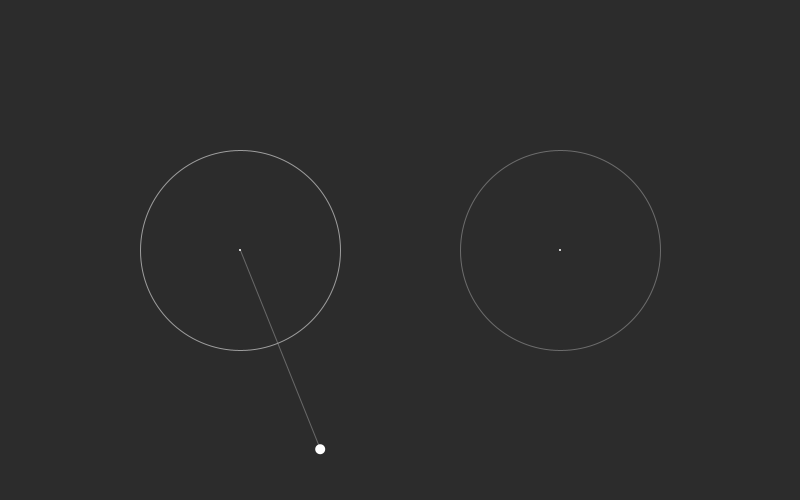
Frame 1 (no input)
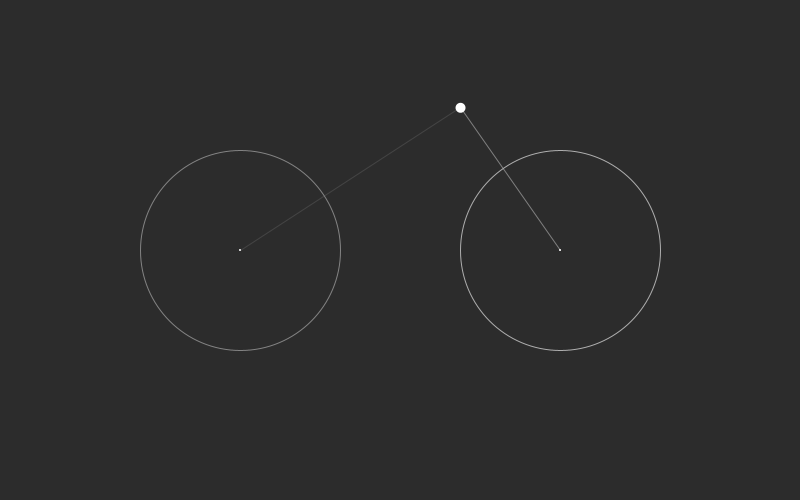
Frame 60 (the mouse pressed at the canvas centre just before this capture)
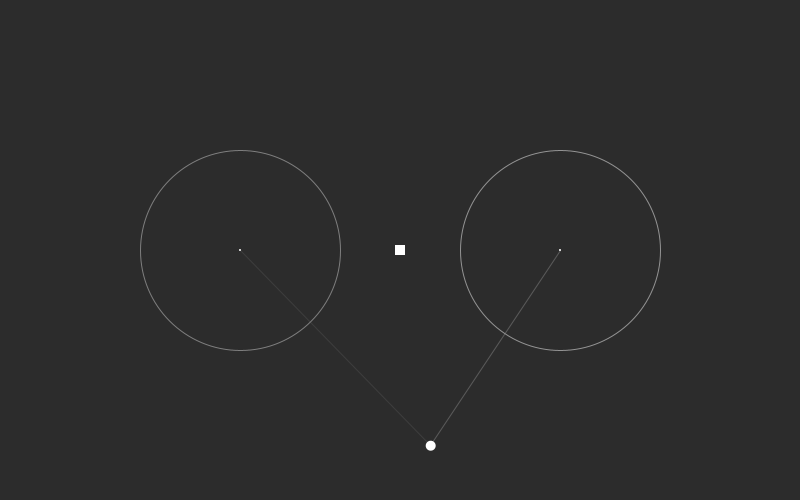
Frame 120 (the mouse held since frame 60 and released just before this capture)

The Processing sketch that drew these frames (run headless with seeded random() and noise(); from frame 60 on, the mouse is pressed at the canvas centre):

// Processing sketch: processing_79510
// ── processing_79510.pde

PVector startPosition;
PVector position;
PVector velocity;
float mass = 10;

PVector firstTargetPosition;
PVector firstMagnet;
float firstDistance;
float firstAttractionSize = 100;

PVector secondTargetPosition;
PVector secondMagnet;
float secondDistance;
float secondAttractionSize = 100;

int BGColor = 44;

void setup() {
  size(800, 500);
  frameRate(25);
  smooth();

  startPosition = new PVector();

  position = new PVector(width*0.4, height*0.9);
  velocity = new PVector(0, 0);

  firstTargetPosition = new PVector(width*0.3, height*0.5);
  firstMagnet = new PVector(0, 0);
  
  secondTargetPosition = new PVector(width*0.7, height*0.5);
  secondMagnet = new PVector(0, 0);
}

void draw() {
  background(BGColor);
  
  
  /* First attractor magnet calculation */
  firstDistance = firstTargetPosition.dist(position);
  if (firstDistance < firstAttractionSize) {  
    firstMagnet.set(firstTargetPosition);
    firstMagnet.sub(position);
    firstMagnet.mult(0.05); 
    firstMagnet.div(firstDistance/100);
  }else{
    firstMagnet.set(firstTargetPosition);
    firstMagnet.sub(position);
    firstMagnet.mult(0.005); 
    firstMagnet.div(firstDistance/100);
  }
  
  
  /* Second attractor magnet calculation */
  secondDistance = secondTargetPosition.dist(position);   
  if (secondDistance < secondAttractionSize) {
    secondMagnet.set(secondTargetPosition);
    secondMagnet.sub(position);
    secondMagnet.mult(0.05); 
    secondMagnet.div(secondDistance/100);
  }else{
    secondMagnet.set(secondTargetPosition);
    secondMagnet.sub(position);
    secondMagnet.mult(0.005); 
    secondMagnet.div(secondDistance/100);
  }
  

  /* Calculate the movement */
  PVector acceleration = new PVector();
  
  firstMagnet.add(acceleration);
  secondMagnet.add(acceleration);
  
  velocity.add(firstMagnet);  //add the first attractor
  velocity.add(secondMagnet); //add the second attractor

  position.add(velocity);
  


  /* Draw the first connection line */
  if (255 - firstDistance*0.7 >= BGColor){
    stroke(255 - firstDistance*0.7);
    line(position.x, position.y, firstTargetPosition.x, firstTargetPosition.y);
  }
  /* Draw the second connection line */
  if (255 - secondDistance*0.7 >= BGColor){
    stroke(255 - secondDistance*0.7);
    line(position.x, position.y, secondTargetPosition.x, secondTargetPosition.y);
  }
  

  /* Draw the objects */
  noStroke();
  fill(255);

  ellipse(position.x, position.y, mass, mass);  // main object

  ellipse(firstTargetPosition.x, firstTargetPosition.y, 2, 2);  //Draw the first attractor center
  ellipse(secondTargetPosition.x, secondTargetPosition.y, 2, 2);  //Draw the second attractor center

  noFill();
  
  /* Draw the first attractor field */
  if (255 - firstDistance*0.5 >= BGColor){
    stroke(255 - firstDistance*0.5 + 10);
    ellipse(firstTargetPosition.x, firstTargetPosition.y, firstAttractionSize*2, firstAttractionSize*2);  
  }else{
    stroke(BGColor + 10);
    ellipse(firstTargetPosition.x, firstTargetPosition.y, firstAttractionSize*2, firstAttractionSize*2);  
  }
  
  /* Draw the second attractor field */
  if (255 - secondDistance*0.5 >= BGColor){
    stroke(255 - secondDistance*0.5 + 10);
    ellipse(secondTargetPosition.x, secondTargetPosition.y, secondAttractionSize*2, secondAttractionSize*2);  
  }else{
    stroke(BGColor + 10);
    ellipse(secondTargetPosition.x, secondTargetPosition.y, secondAttractionSize*2, secondAttractionSize*2);  
  }
  

  /* Draw slingshot */
  if (mousePressed) {
    stroke(255, 0, 0);
    line(mouseX, mouseY, startPosition.x, startPosition.y);

    noStroke();
    fill(255);

    rectMode(CENTER);
    rect(startPosition.x, startPosition.y, 10, 10);
  }
}


void mousePressed() {
  startPosition.set(mouseX, mouseY, 0);
}


void mouseReleased() {
  position.set(startPosition);   // Begin where we started dragging

  PVector mouseDirection = new PVector(mouseX, mouseY);   // Calculate the shooting direction & strength
  mouseDirection.sub(startPosition);
  mouseDirection.mult(-1);   // Other way
  mouseDirection.mult(0.15);  // Scale it down

  velocity.set(mouseDirection);
  
  firstMagnet.set(0,0,0);  //reset the first attractor
  secondMagnet.set(0,0,0); //reset the second attractor


}

void drawVector(PVector vec, PVector base, float len) {
  pushMatrix();
  float arrowSize = 4;
  translate(base.x, base.y);
  rotate(vec.heading2D());
  float lineLength = vec.mag() * len;
  line(0, 0, lineLength, 0);
  line(lineLength, 0, lineLength - arrowSize, arrowSize * 0.5);
  line(lineLength, 0, lineLength - arrowSize, -arrowSize * 0.5);
  popMatrix();
}
